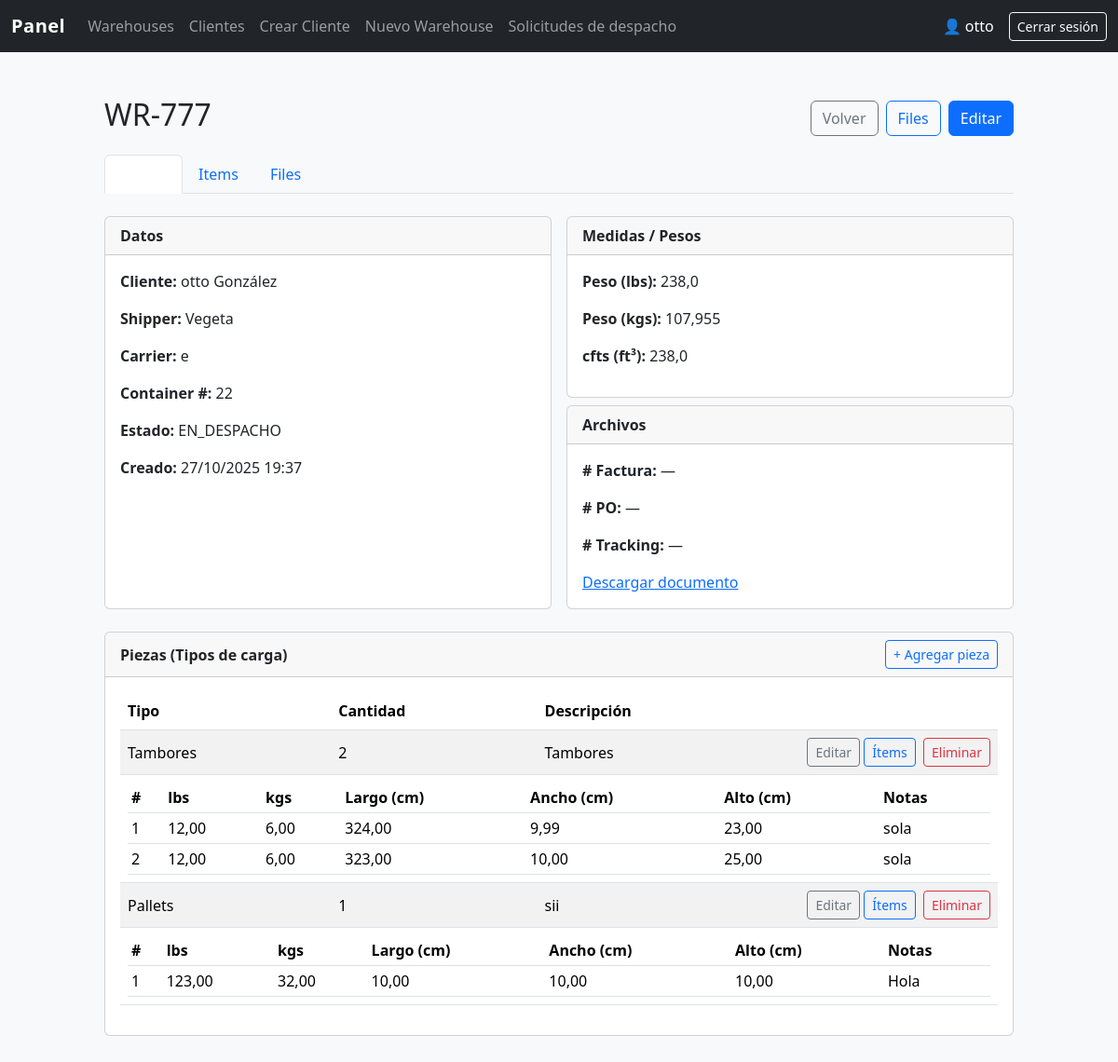
Page /admin-panel/777/ (signed in) on the committed database.
### core/models.py (models this page shows, shortened)
class Warehouse(models.Model):
    STATUS = [
        ('PENDIENTE', 'Pendiente'),
        ('LISTO', 'Listo')
    ]
    cliente = models.ForeignKey(User, on_delete=models.CASCADE)
    wr_number = models.CharField(max_length=30, unique=True, primary_key=True)
    shipper = models.CharField(max_length=100)
    carrier = models.CharField(max_length=100)
    container_number = models.CharField(max_length=100, null=True)
    created_at = models.DateTimeField(auto_now_add=True)
    weight_lbs = models.FloatField(null=True)
    weight_kgs = models.FloatField(null=True)
    status = models.CharField(max_length=20, choices=STATUS, default='PENDIENTE')
    foots = models.FloatField(null=True)
    tracking = models.CharField(max_length=100, null=True)
    invoice_number = models.CharField(max_length=100, null=True)
    po = models.CharField(max_length=100, blank=True)
    uploaded_file = models.FileField(upload_to='warehouse_files/', blank=True, null=True)

class PieceWarehouse(models.Model):
    TYPE_OF = [
        ('PALLETS', 'Pallets'),
        ('CAJAS', 'Cajas'),
        ('TAMBORES', 'Tambores'),
        ('ATADOS', 'Atados'),
        ('OTRO', 'Otro'),
    ]
    warehouse = models.ForeignKey(Warehouse, on_delete=models.CASCADE, related_name='pieces')
    type_of = models.CharField(max_length=20, choices=TYPE_OF)
    quantity = models.PositiveIntegerField()
    description = models.CharField(max_length=200, blank=True, null=True)

class PieceItem(models.Model):
    piece = models.ForeignKey(PieceWarehouse, on_delete=models.CASCADE, related_name='items')
    index = models.PositiveIntegerField(default=1)
    weight_lbs = models.DecimalField(max_digits=10, decimal_places=2, null=True, blank=True)
    weight_kgs = models.DecimalField(max_digits=10, decimal_places=2, null=True, blank=True)
    length_cm = models.DecimalField(max_digits=10, decimal_places=2, null=True, blank=True)
    width_cm  = models.DecimalField(max_digits=10, decimal_places=2, null=True, blank=True)
    height_cm = models.DecimalField(max_digits=10, decimal_places=2, null=True, blank=True)
    notes = models.CharField(max_length=200, blank=True)
    class Meta:
        unique_together = ('piece', 'index')
        ordering = ('piece', 'index')

### core/views.py (the view)
@staff_member_required
def admin_warehouse_detail(request, wr_number):
    wh = get_object_or_404(Warehouse, wr_number=wr_number)
    return render(request, "admin/warehouse_detail.html", {"wh": wh})

### templates/admin/warehouse_detail.html
{% extends "panel/base.html" %}
{% block content %}
<div class="container mt-4" style="max-width: 1000px;">
  <div class="d-flex align-items-center justify-content-between">
    <h2>WR-{{ wh.wr_number }}</h2>
    <div class="d-flex gap-2">
      <a class="btn btn-outline-secondary" href="{% url 'admin_panel' %}">Volver</a>
      <a class="btn btn-outline-primary" href="{% url 'warehouse_files' wh.wr_number %}">Files</a>
      <a class="btn btn-primary" href="{% url 'edit_warehouse' wh.wr_number %}">Editar</a>
    </div>
  </div>
  <ul class="nav nav-tabs mt-3">
    <li class="nav-item">
      <span class="nav-link active" aria-current="page">Pieces</span>
    </li>
    <li class="nav-item">
      <a class="nav-link" href="{% url 'edit_items_for_warehouse' wh.wr_number %}">Items</a>
    </li>
    <li class="nav-item">
      <a class="nav-link" href="{% url 'warehouse_files' wh.wr_number %}">Files</a>
    </li>
  </ul>
  <div class="row g-3 mt-2">
    <div class="col-md-6">
      <div class="card h-100">
        <div class="card-header fw-semibold">Datos</div>
        <div class="card-body">
          <p><b>Cliente:</b> {{ wh.cliente.get_full_name|default:wh.cliente.username }}</p>
          <p><b>Shipper:</b> {{ wh.shipper }}</p>
          <p><b>Carrier:</b> {{ wh.carrier }}</p>
          <p><b>Container #:</b> {{ wh.container_number|default:"—" }}</p>
          <p><b>Estado:</b> {{ wh.get_status_display }}</p>
          <p><b>Creado:</b> {{ wh.created_at|date:"d/m/Y H:i" }}</p>
        </div>
      </div>
    </div>
    <div class="col-md-6">
      <div class="card">
        <div class="card-header fw-semibold">Medidas / Pesos</div>
        <div class="card-body">
          <p><b>Peso (lbs):</b> {{ wh.weight_lbs|default:"—" }}</p>
          <p><b>Peso (kgs):</b> {{ wh.weight_kgs|default:"—" }}</p>
          <p><b>cfts (ft³):</b> {{ wh.weight_lbs|default:"—" }}</p>
        </div>
      </div>
      <div class="card mt-2">
        <div class="card-header fw-semibold">Archivos</div>
        <div class="card-body">
          <p><b># Factura:</b> {{ wh.invoice_number|default:"—" }}</p>
          <p><b># PO:</b> {{ wh.po|default:"—" }}</p>
          <p><b># Tracking:</b> {{ wh.tracking|default:"—" }}</p>
          {% if wh.uploaded_file %}
            <a href="{{ wh.uploaded_file.url }}" target="_blank" rel="noopener">Descargar documento</a>
          {% else %}
            <span class="text-muted">Sin archivo adjunto.</span>
          {% endif %}
        </div>
      </div>
    </div>
  </div>
  <div class="card mt-4">
    <div class="card-header fw-semibold d-flex justify-content-between align-items-center">
      <span>Piezas (Tipos de carga)</span>
      <a class="btn btn-sm btn-outline-primary" href="{% url 'add_piece' wh.wr_number %}">+ Agregar pieza</a>
    </div>
    <div class="card-body">
      {% if wh.pieces.exists %}
      <div class="table-responsive">
        <table class="table table-striped align-middle">
          <thead>
            <tr>
              <th>Tipo</th>
              <th>Cantidad</th>
              <th>Descripción</th>
              <th style="width: 220px;"></th>
            </tr>
          </thead>
          <tbody>
            {% for p in wh.pieces.all %}
              <tr>
                <td>{{ p.get_type_of_display }}</td>
                <td>{{ p.quantity }}</td>
                <td>{{ p.description|default:"—" }}</td>
                <td class="text-end">
                  <a class="btn btn-sm btn-outline-secondary" href="{% url 'edit_piece' p.pk %}">Editar</a>
                  <a class="btn btn-sm btn-outline-primary" href="{% url 'edit_items_for_warehouse' wh.wr_number %}">Ítems</a>
                  <a class="btn btn-sm btn-outline-danger ms-1" href="{% url 'delete_piece' p.pk %}">Eliminar</a>
                </td>
              </tr>
              <tr>
                <td colspan="4">
                  {% if p.items.exists %}
                    <div class="table-responsive">
                      <table class="table table-sm mb-0">
                        <thead>
                          <tr>
                            <th>#</th>
                            <th>lbs</th>
                            <th>kgs</th>
                            <th>Largo (cm)</th>
                            <th>Ancho (cm)</th>
                            <th>Alto (cm)</th>
                            <th>Notas</th>
                          </tr>
                        </thead>
                        <tbody>
                          {% for it in p.items.all %}
                            <tr>
                              <td>{{ it.index }}</td>
                              <td>{{ it.weight_lbs|default:"—" }}</td>
                              <td>{{ it.weight_kgs|default:"—" }}</td>
                              <td>{{ it.length_cm|default:"—" }}</td>
                              <td>{{ it.width_cm|default:"—" }}</td>
                              <td>{{ it.height_cm|default:"—" }}</td>
                              <td>{{ it.notes|default:"—" }}</td>
                            </tr>
                          {% endfor %}
                        </tbody>
                      </table>
                    </div>
                  {% else %}
                    <span class="text-muted">Sin ítems.</span>
                  {% endif %}
                </td>
              </tr>
            {% endfor %}
          </tbody>
        </table>
      </div>
      {% else %}
        <div class="text-muted">Sin piezas cargadas.</div>
      {% endif %}
    </div>
  </div>
</div>
{% endblock %}

### templates/panel/base.html (shortened to what this page needs)
{% load static %}
<!doctype html>
<html lang="es">
<head>
  <link href="https://cdn.jsdelivr.net/npm/bootstrap@5.3.3/dist/css/bootstrap.min.css" rel="stylesheet">
</head>
<body>
  <nav class="navbar navbar-expand-lg navbar-dark bg-dark">
    <div class="container-fluid">
      <a class="navbar-brand" href="{% url 'admin_panel' %}">Panel</a>
      <div class="collapse navbar-collapse" id="navbarNav">
        <ul class="navbar-nav me-auto">
          <li class="nav-item">
            <a class="nav-link {% if request.resolver_match.url_name == 'admin_panel' %}active{% endif %}" href="{% url 'admin_panel' %}">Warehouses</a>
          </li>
          <li class="nav-item">
            <a class="nav-link {% if request.resolver_match.url_name == 'clients_list' %}active{% endif %}" href="{% url 'clients_list' %}">Clientes</a>
          </li>
          <li class="nav-item">
            <a class="nav-link {% if request.resolver_match.url_name == 'quick_create_client' %}active{% endif %}" href="{% url 'quick_create_client' %}">Crear Cliente</a>
          </li>
          <li class="nav-item">
            <a class="nav-link {% if request.resolver_match.url_name == 'create_warehouse' %}active{% endif %}" href="{% url 'create_warehouse' %}">Nuevo Warehouse</a>
          </li>
          <li class="nav-item">
            <a class="nav-link {% if request.resolver_match.url_name == 'dispatch_list' %}active{% endif %}" href="{% url 'dispatch_list' %}">Solicitudes de despacho</a>
          </li>
        </ul>
        <span class="navbar-text text-white me-3">
          👤 {{ request.user.username }}
        </span>
        <form method="post" action="{% url 'logout' %}" class="d-inline">
          <button class="btn btn-outline-light btn-sm" type="submit">Cerrar sesión</button>
        </form>
      </div>
    </div>
  </nav>
  <main class="container mt-4">
    {% block content %}
    {% endblock %}
  </main>
</body>
</html>

### templates/panel/base.html (style rules this page uses)
body { background-color: #f8f9fa; min-height: 100vh; display: flex; flex-direction: column; }
main { flex: 1; padding-bottom: 2rem; }
.navbar-brand { font-weight: 600; letter-spacing: 0.5px; }
.nav-link.active { font-weight: 600; color: #fff !important; }

### rows in the picture
Warehouse: wr_number "777", cliente.get_full_name "otto González", shipper "Vegeta", carrier "e", container_number "22", status "EN_DESPACHO", created_at "27/10/2025 19:37", weight_lbs "238,0", weight_kgs "107,955", invoice_number "—", po "—", tracking "—"
PieceWarehouse: type_of "Tambores", quantity "2", description "Tambores"
PieceItem: index "1", weight_lbs "12,00", weight_kgs "6,00", length_cm "324,00", width_cm "9,99", height_cm "23,00", notes "sola"
PieceItem: index "2", weight_lbs "12,00", weight_kgs "6,00", length_cm "323,00", width_cm "10,00", height_cm "25,00", notes "sola"
PieceWarehouse: type_of "Pallets", quantity "1", description "sii"
PieceItem: index "1", weight_lbs "123,00", weight_kgs "32,00", length_cm "10,00", width_cm "10,00", height_cm "10,00", notes "Hola"

### other values in the picture
{{ request.user.username }} "otto"
